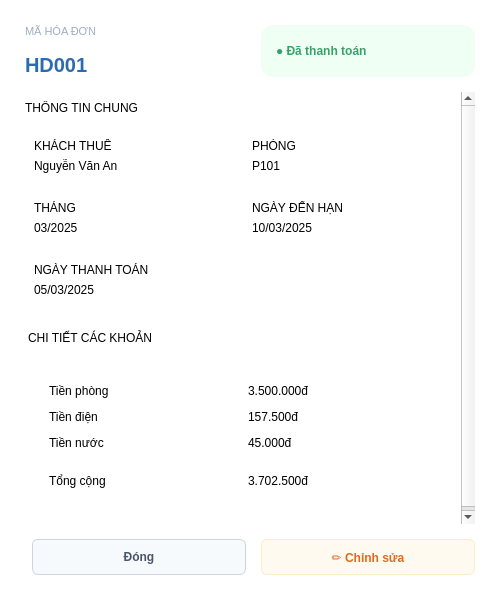
<?xml version='1.0' encoding='utf-8'?>
<ui version="4.0">
 <class>DialogChiTietInvoice</class>
 <widget class="QDialog" name="DialogChiTietInvoice">
  <property name="geometry"><rect><x>0</x><y>0</y><width>500</width><height>600</height></rect></property>
  <property name="windowTitle"><string>Chi tiết hóa đơn</string></property>
  <property name="styleSheet"><string>
QDialog { background-color: white; border-radius: 8px; }
QLabel.SectionTitle { color: #a0aec0; font-size: 11px; font-weight: bold; text-transform: uppercase; }
QFrame.Card { background-color: #f7fafc; border-radius: 6px; padding: 10px; }
QLabel.CardHeader { color: #a0aec0; font-size: 10px; font-weight: bold; text-transform: uppercase; }
QLabel.CardContent { color: #2d3748; font-size: 13px; font-weight: bold; }
QFrame#frameBreakdown { background-color: #f9fafb; border-radius: 8px; padding: 15px; }
QLabel.ItemName { color: #718096; font-size: 13px; }
QLabel.ItemValue { color: #2d3748; font-size: 14px; font-weight: bold; }
QLabel.TotalName { color: #3182ce; font-size: 14px; font-weight: bold; }
QLabel.TotalValue { color: #3182ce; font-size: 16px; font-weight: bold; }
QPushButton#btnEdit { background-color: #fffaf0; border: 1px solid #feebc8; color: #dd6b20; border-radius: 6px; font-weight: bold; }
QPushButton#btnClose { background-color: #f7fafc; border: 1px solid #cbd5e0; border-radius: 6px; padding: 8px 20px; color: #4a5568; font-weight: bold; }
</string></property>
  <layout class="QVBoxLayout">
   <property name="spacing"><number>15</number></property>
   <property name="leftMargin"><number>25</number></property><property name="topMargin"><number>25</number></property>
   <property name="rightMargin"><number>25</number></property><property name="bottomMargin"><number>25</number></property>
   
   <item>
    <layout class="QHBoxLayout">
     <item>
      <layout class="QVBoxLayout">
       <item><widget class="QLabel"><property name="text"><string>MÃ HÓA ĐƠN</string></property><property name="styleSheet"><string>color: #a0aec0; font-size: 11px;</string></property></widget></item>
       <item><widget class="QLabel"><property name="text"><string>HD001</string></property><property name="styleSheet"><string>font-size: 20px; font-weight: bold; color: #2b6cb0;</string></property></widget></item>
      </layout>
     </item>
     <item><spacer><property name="orientation"><enum>Qt::Horizontal</enum></property></spacer></item>
     <item>
      <widget class="QLabel">
       <property name="text"><string>● Đã thanh toán</string></property>
       <property name="styleSheet"><string>background-color: #f0fff4; color: #38a169; border-radius: 12px; padding: 5px 12px; font-weight: bold; font-size: 12px;</string></property>
      </widget>
     </item>
    </layout>
   </item>

   <item>
    <widget class="QScrollArea" name="scrollArea">
     <property name="widgetResizable"><bool>true</bool></property>
     <property name="styleSheet"><string>border: none; background-color: transparent;</string></property>
     <widget class="QWidget" name="scrollContents">
      <layout class="QVBoxLayout">
       <property name="spacing"><number>15</number></property>
       <property name="leftMargin"><number>0</number></property><property name="rightMargin"><number>10</number></property>
       
       <item><widget class="QLabel"><property name="text"><string>THÔNG TIN CHUNG</string></property><property name="class"><string>SectionTitle</string></property></widget></item>
       
       <item>
        <layout class="QGridLayout">
         <property name="spacing"><number>10</number></property>
         <item row="0" column="0"><widget class="QFrame"><property name="class"><string>Card</string></property><layout class="QVBoxLayout"><item><widget class="QLabel"><property name="text"><string>KHÁCH THUÊ</string></property><property name="class"><string>CardHeader</string></property></widget></item><item><widget class="QLabel"><property name="text"><string>Nguyễn Văn An</string></property><property name="class"><string>CardContent</string></property></widget></item></layout></widget></item>
         <item row="0" column="1"><widget class="QFrame"><property name="class"><string>Card</string></property><layout class="QVBoxLayout"><item><widget class="QLabel"><property name="text"><string>PHÒNG</string></property><property name="class"><string>CardHeader</string></property></widget></item><item><widget class="QLabel"><property name="text"><string>P101</string></property><property name="class"><string>CardContent</string></property></widget></item></layout></widget></item>
         <item row="1" column="0"><widget class="QFrame"><property name="class"><string>Card</string></property><layout class="QVBoxLayout"><item><widget class="QLabel"><property name="text"><string>THÁNG</string></property><property name="class"><string>CardHeader</string></property></widget></item><item><widget class="QLabel"><property name="text"><string>03/2025</string></property><property name="class"><string>CardContent</string></property></widget></item></layout></widget></item>
         <item row="1" column="1"><widget class="QFrame"><property name="class"><string>Card</string></property><layout class="QVBoxLayout"><item><widget class="QLabel"><property name="text"><string>NGÀY ĐẾN HẠN</string></property><property name="class"><string>CardHeader</string></property></widget></item><item><widget class="QLabel"><property name="text"><string>10/03/2025</string></property><property name="class"><string>CardContent</string></property></widget></item></layout></widget></item>
         <item row="2" column="0"><widget class="QFrame"><property name="class"><string>Card</string></property><layout class="QVBoxLayout"><item><widget class="QLabel"><property name="text"><string>NGÀY THANH TOÁN</string></property><property name="class"><string>CardHeader</string></property></widget></item><item><widget class="QLabel"><property name="text"><string>05/03/2025</string></property><property name="class"><string>CardContent</string></property></widget></item></layout></widget></item>
        </layout>
       </item>
       
       <item><widget class="QLabel"><property name="text"><string>CHI TIẾT CÁC KHOẢN</string></property><property name="class"><string>SectionTitle</string></property><property name="styleSheet"><string>margin-top: 10px;</string></property></widget></item>
       
       <item>
        <widget class="QFrame" name="frameBreakdown">
         <layout class="QVBoxLayout">
          <property name="spacing"><number>12</number></property>
          
          <item><layout class="QHBoxLayout"><item><widget class="QLabel"><property name="text"><string>Tiền phòng</string></property><property name="class"><string>ItemName</string></property></widget></item><item><spacer><property name="orientation"><enum>Qt::Horizontal</enum></property></spacer></item><item><widget class="QLabel"><property name="text"><string>3.500.000đ</string></property><property name="class"><string>ItemValue</string></property></widget></item></layout></item>
          <item><layout class="QHBoxLayout"><item><widget class="QLabel"><property name="text"><string>Tiền điện</string></property><property name="class"><string>ItemName</string></property></widget></item><item><spacer><property name="orientation"><enum>Qt::Horizontal</enum></property></spacer></item><item><widget class="QLabel"><property name="text"><string>157.500đ</string></property><property name="class"><string>ItemValue</string></property></widget></item></layout></item>
          <item><layout class="QHBoxLayout"><item><widget class="QLabel"><property name="text"><string>Tiền nước</string></property><property name="class"><string>ItemName</string></property></widget></item><item><spacer><property name="orientation"><enum>Qt::Horizontal</enum></property></spacer></item><item><widget class="QLabel"><property name="text"><string>45.000đ</string></property><property name="class"><string>ItemValue</string></property></widget></item></layout></item>
          
          <item><widget class="QFrame"><property name="styleSheet"><string>border-top: 1px dashed #cbd5e0; margin-top: 5px; margin-bottom: 5px;</string></property></widget></item>
          
          <item><layout class="QHBoxLayout"><item><widget class="QLabel"><property name="text"><string>Tổng cộng</string></property><property name="class"><string>TotalName</string></property></widget></item><item><spacer><property name="orientation"><enum>Qt::Horizontal</enum></property></spacer></item><item><widget class="QLabel"><property name="text"><string>3.702.500đ</string></property><property name="class"><string>TotalValue</string></property></widget></item></layout></item>
         </layout>
        </widget>
       </item>
       
       <item><spacer><property name="orientation"><enum>Qt::Vertical</enum></property></spacer></item>
      </layout>
     </widget>
    </widget>
   </item>
   
   <item>
    <layout class="QHBoxLayout">
     <item><spacer><property name="orientation"><enum>Qt::Horizontal</enum></property></spacer></item>
     <item><widget class="QPushButton" name="btnClose"><property name="text"><string>Đóng</string></property><property name="minimumSize"><size><width>90</width><height>36</height></size></property></widget></item>
     <item><widget class="QPushButton" name="btnEdit"><property name="text"><string>✏️ Chỉnh sửa</string></property><property name="minimumSize"><size><width>100</width><height>36</height></size></property></widget></item>
    </layout>
   </item>
   
  </layout>
 </widget>
 <resources/>
 <connections/>
</ui>
